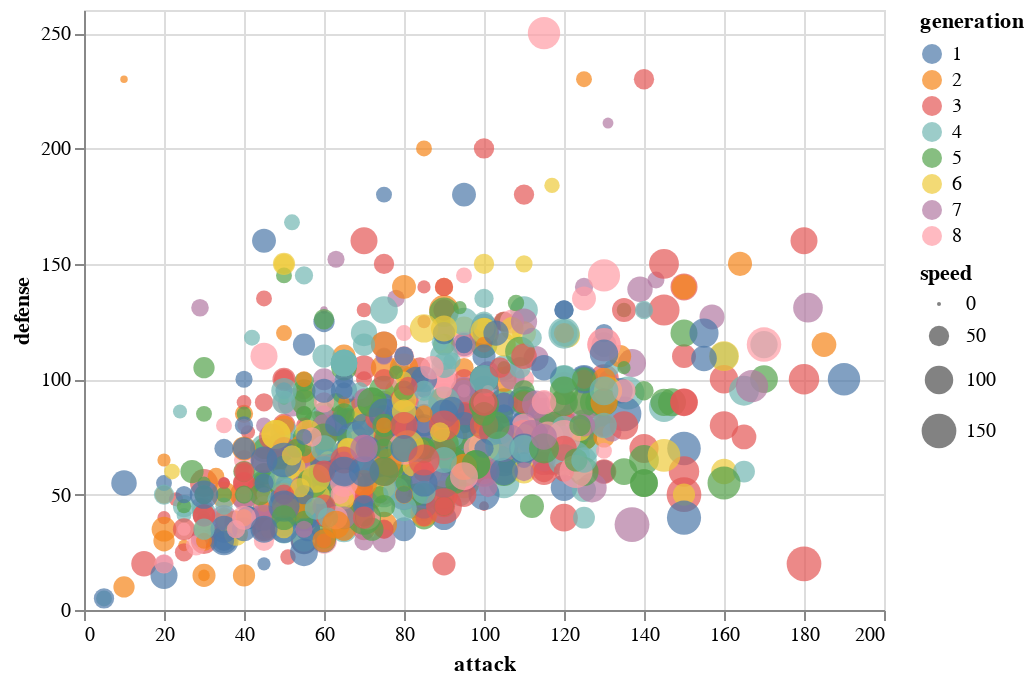

The cell this chart's notebook holds for it:
### Markdown cell above
**3. Attack-Defense Distribution** <br>
**a. Bubble Chart**

### Code cell
alt.Chart(pokemon_data.sample(frac = 1.0, replace= False)).mark_point(filled = True).encode(
    x='attack',
    y='defense',
    color = 'generation:N',
    size = 'speed'  
)

### Figure 1 — Vega-Lite specification as saved in the notebook (floating-point values rounded to 4 significant figures; data arrays with more than 128 entries replaced by an {"elided": "..."} marker saying what was removed)
{"config": {"view": {"continuousWidth": 400, "continuousHeight": 300}}, "data": {"name": "data-46e47bd00ee0087b11f12abde0077ccd"}, "mark": {"type": "point", "filled": true}, "encoding": {"color": {"type": "nominal", "field": "generation"}, "size": {"type": "quantitative", "field": "speed"}, "x": {"type": "quantitative", "field": "attack"}, "y": {"type": "quantitative", "field": "defense"}}, "$schema": "https://vega.github.io/schema/vega-lite/v4.8.1.json", "datasets": {"data-46e47bd00ee0087b11f12abde0077ccd": {"elided": "1028 records"}}}
